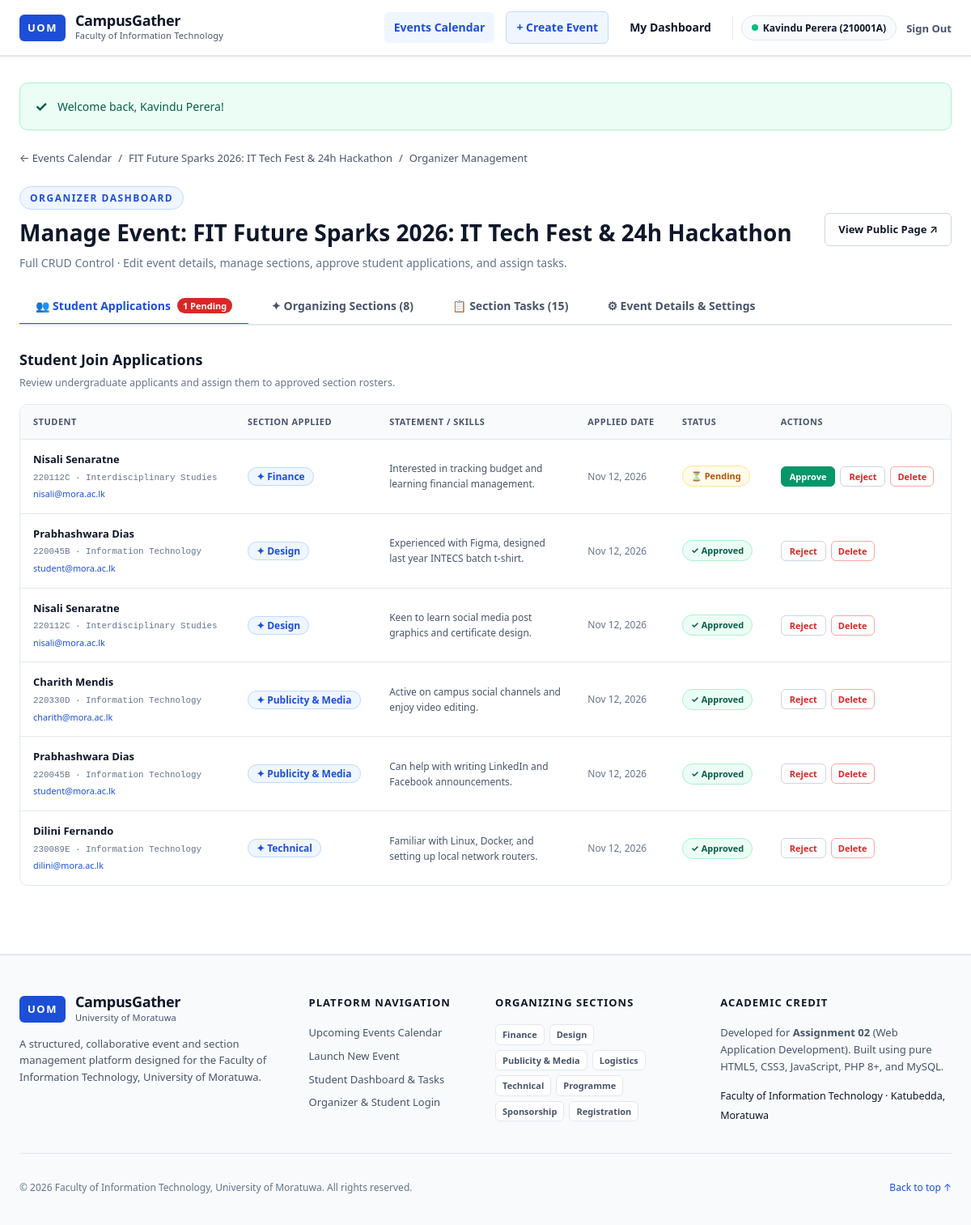
The page /manage-event.php?id=1 (signed in) on the database its author committed.
### tables this page shows
CREATE TABLE users (
    id INT UNSIGNED AUTO_INCREMENT PRIMARY KEY,
    name VARCHAR(120) NOT NULL,
    student_id VARCHAR(30) NOT NULL UNIQUE,
    email VARCHAR(190) NOT NULL UNIQUE,
    password_hash VARCHAR(255) NOT NULL,
    department VARCHAR(120) DEFAULT 'Faculty of Information Technology',
    role ENUM('student', 'admin') DEFAULT 'student',
    created_at TIMESTAMP DEFAULT CURRENT_TIMESTAMP
);

CREATE TABLE events (
    id INT UNSIGNED AUTO_INCREMENT PRIMARY KEY,
    title VARCHAR(160) NOT NULL,
    category VARCHAR(50) NOT NULL,
    society VARCHAR(120) NOT NULL,
    starts_at DATETIME NOT NULL,
    venue VARCHAR(160) NOT NULL,
    organiser_name VARCHAR(120) NOT NULL,
    contact_email VARCHAR(190) NOT NULL,
    contact_phone VARCHAR(50) DEFAULT NULL,
    join_deadline DATE NOT NULL,
    status ENUM('Planning', 'Open for joining', 'In progress', 'Completed', 'Cancelled') DEFAULT 'Open for joining',
    description TEXT NOT NULL,
    created_by INT UNSIGNED NOT NULL,
    created_at TIMESTAMP DEFAULT CURRENT_TIMESTAMP,
    INDEX (starts_at),
    INDEX (category),
    INDEX (status),
    FOREIGN KEY (created_by) REFERENCES users(id) ON DELETE CASCADE
);

CREATE TABLE section_members (
    id INT UNSIGNED AUTO_INCREMENT PRIMARY KEY,
    section_id INT UNSIGNED NOT NULL,
    user_id INT UNSIGNED NOT NULL,
    applicant_note TEXT DEFAULT NULL,
    status ENUM('pending', 'approved', 'rejected') DEFAULT 'pending',
    applied_at TIMESTAMP DEFAULT CURRENT_TIMESTAMP,
    decided_at DATETIME DEFAULT NULL,
    UNIQUE KEY uq_section_user (section_id, user_id),
    FOREIGN KEY (section_id) REFERENCES sections(id) ON DELETE CASCADE,
    FOREIGN KEY (user_id) REFERENCES users(id) ON DELETE CASCADE
);

CREATE TABLE sections (
    id INT UNSIGNED AUTO_INCREMENT PRIMARY KEY,
    event_id INT UNSIGNED NOT NULL,
    name VARCHAR(100) NOT NULL,
    description TEXT NOT NULL,
    leader_name VARCHAR(120) NOT NULL,
    leader_email VARCHAR(190) DEFAULT NULL,
    responsibilities TEXT NOT NULL,
    useful_skills VARCHAR(255) DEFAULT NULL,
    member_limit INT UNSIGNED DEFAULT 10,
    joining_status ENUM('Open', 'Closed') DEFAULT 'Open',
    resources TEXT DEFAULT NULL,
    created_at TIMESTAMP DEFAULT CURRENT_TIMESTAMP,
    FOREIGN KEY (event_id) REFERENCES events(id) ON DELETE CASCADE
);

### manage-event.php (the view, shortened to what the rows shown need)
<?php
require_once __DIR__ . '/includes/app.php';
$user = require_login('Please sign in to manage this event.');
$eventId = (int)($_GET['id'] ?? 0);
$stmt = $db->prepare('SELECT * FROM events WHERE id = ?');
$stmt->execute([$eventId]);
$event = $stmt->fetch();
$appsStmt = $db->prepare('
    SELECT sm.*, s.name AS section_name, u.name AS user_name, u.student_id, u.email AS user_email, u.department
    FROM section_members sm
    JOIN sections s ON sm.section_id = s.id
    JOIN users u ON sm.user_id = u.id
    WHERE s.event_id = ?
    ORDER BY sm.status = "pending" DESC, sm.applied_at DESC
');
$appsStmt->execute([$eventId]);
$applications = $appsStmt->fetchAll();
header_view('Manage ' . $event['title'], 'events');
?>
<div class="breadcrumb">
    <a href="index.php">← Events Calendar</a>
    <span>/</span>
    <a href="event.php?id=<?=$eventId?>"><?=h($event['title'])?></a>
    <span>/</span>
    <span>Organizer Management</span>
</div>
<div class="hero-top" style="margin-bottom:20px;">
    <div>
        <span class="eyebrow">ORGANIZER DASHBOARD</span>
        <h1 style="font-size:28px; font-weight:800; margin:6px 0 4px; color:#0f172a;">
            Manage Event: <?=h($event['title'])?>
        </h1>
        <p style="color:#64748b; font-size:14px; margin:0;">
            Full CRUD Control · Edit event details, manage sections, approve student applications, and assign tasks.
        </p>
    </div>
</div>
<div class="tabs-container">
    <div class="tab-pane active" id="tab-applications">
        <div style="display:flex; justify-content:space-between; align-items:center; margin-bottom:16px;">
            <div>
                <h2 style="font-size:18px; font-weight:800; margin:0; color:#0f172a;">Student Join Applications</h2>
            </div>
        </div>
        <?php if (empty($applications)): ?>
            <div style="background:#ffffff; border:1px dashed #cbd5e1; border-radius:8px; padding:36px; text-align:center; color:#64748b;">
                No students have applied to join organizing sections for this event yet.
            </div>
        <?php else: ?>
            <div class="data-table-wrap">
                <table class="data-table">
                    <thead>
                        <tr>
                            <th>Student</th>
                            <th>Section Applied</th>
                            <th>Statement / Skills</th>
                            <th>Applied Date</th>
                            <th>Status</th>
                            <th>Actions</th>
                        </tr>
                    </thead>
                    <tbody>
                        <?php foreach ($applications as $app): ?>
                            <tr>
                                <td>
                                    <strong><?=h($app['user_name'])?></strong><br>
                                    <small style="font-family:var(--font-mono); color:#64748b;"><?=h($app['student_id'])?> · <?=h($app['department'])?></small><br>
                                    <small><a href="mailto:<?=h($app['user_email'])?>"><?=h($app['user_email'])?></a></small>
                                </td>
                                <td>
                                    <span class="sections-pill">✦ <?=h($app['section_name'])?></span>
                                </td>
                                <td style="max-width:240px; font-size:12px; color:#475569;">
                                    <?=h($app['applicant_note'] ?: 'No statement provided.')?>
                                </td>
                                <td style="font-size:12px; color:#64748b; white-space:nowrap;">
                                    <?=h((new DateTime($app['applied_at']))->format('M d, Y'))?>
                                </td>
                                <td>
                                    <?php if ($app['status'] === 'approved'): ?>
                                        <span class="badge" style="background:#ecfdf5; color:#065f46; border:1px solid #a7f3d0;">✓ Approved</span>
                                    <?php elseif ($app['status'] === 'pending'): ?>
                                        <span class="badge" style="background:#fffbeb; color:#b45309; border:1px solid #fde68a;">⏳ Pending</span>
                                    <?php else: ?>
                                        <span class="badge" style="background:#fef2f2; color:#991b1b; border:1px solid #fecaca;">✕ Rejected</span>
                                    <?php endif; ?>
                                </td>
                                <td style="white-space:nowrap;">
                                    <div style="display:flex; gap:6px;">
                                        <?php if ($app['status'] !== 'approved'): ?>
                                            <form method="post" action="manage-event.php?id=<?=$eventId?>" style="margin:0;">
                                                <button type="submit" class="btn-primary" style="padding:4px 10px; font-size:11px; background:#059669; border-color:#059669;">
                                                    Approve
                                                </button>
                                            </form>
                                        <?php endif; ?>
                                        <?php if ($app['status'] !== 'rejected'): ?>
                                            <form method="post" action="manage-event.php?id=<?=$eventId?>" style="margin:0;">
                                                <button type="submit" class="btn-secondary" style="padding:4px 10px; font-size:11px; color:#dc2626;">
                                                    Reject
                                                </button>
                                            </form>
                                        <?php endif; ?>
                                        <form method="post" action="delete.php" data-confirm="Remove this student application record completely?" style="margin:0;">
                                            <button type="submit" class="btn-danger" style="padding:4px 8px; font-size:11px;">
                                                Delete
                                            </button>
                                        </form>
                                    </div>
                                </td>
                            </tr>
                        <?php endforeach; ?>
                    </tbody>
                </table>
            </div>
        <?php endif; ?>
    </div>
</div>
<?php footer_view(); ?>

### includes/app.php (shortened to what the rows shown need)
<?php
$config = require __DIR__ . '/../config.php';
try {
    $db = new PDO(
        "mysql:host={$config['host']};port={$config['port']};dbname={$config['database']};charset=utf8mb4",
        $config['username'],
        $config['password'],
        [
            PDO::ATTR_ERRMODE => PDO::ERRMODE_EXCEPTION,
            PDO::ATTR_DEFAULT_FETCH_MODE => PDO::FETCH_ASSOC,
            PDO::ATTR_EMULATE_PREPARES => false,
        ]
    );
    $db->exec("SET time_zone = '+05:30'");
} catch (PDOException $e) {
    http_response_code(503);
    ?>
    <!doctype html>
    <html lang="en">
    <head>
        <meta charset="utf-8">
        <title>Database Setup Required · Campus Gather</title>
        <link rel="stylesheet" href="assets/style.css">
    </head>
    <body style="background:#f8fafc; font-family:system-ui,-apple-system,sans-serif; padding:40px 20px;">
        <div style="max-width:680px; margin:40px auto; background:#ffffff; border:1px solid #e2e8f0; border-radius:12px; padding:32px; box-shadow:0 4px 6px -1px rgba(0,0,0,0.05);">
            <div style="display:inline-block; padding:4px 10px; background:#eff6ff; color:#1d4ed8; font-weight:700; font-size:12px; border-radius:999px; letter-spacing:1px; margin-bottom:16px;">LOCAL SERVER SETUP</div>
            <h1 style="color:#0f172a; margin:0 0 16px 0; font-size:26px;">Database Not Found or Offline</h1>
            <p style="color:#475569; line-height:1.6; margin-bottom:20px;">PHP cannot connect to MySQL with the current settings in <code>config.php</code>. Error: <em><?=htmlspecialchars($e->getMessage(), ENT_QUOTES, 'UTF-8')?></em></p>
            <div style="background:#f1f5f9; padding:20px; border-radius:8px; font-size:14px; line-height:1.7; color:#334155;">
                <strong>Quick Fix for XAMPP:</strong>
                <ol style="margin:10px 0 0 20px; padding:0;">
                    <li>Open XAMPP Control Panel and start <strong>MySQL</strong> and <strong>Apache</strong>.</li>
                    <li>Open <a href="http://localhost/phpmyadmin/" target="_blank" style="color:#1d4ed8; text-decoration:underline;">phpMyAdmin</a>.</li>
                    <li>Click <strong>Import</strong> tab at the top and select <code>database.sql</code> from this project folder.</li>
                    <li>Check that <code>config.php</code> matches your local credentials (default: username <code>root</code>, blank password).</li>
                    <li>Refresh this page.</li>
                </ol>
            </div>
        </div>
    </body>
    </html>
    <?php
    exit;
}
function h($value): string {
    return htmlspecialchars((string)($value ?? ''), ENT_QUOTES, 'UTF-8');
}
function current_user(): ?array {
    global $db;
    static $cachedUser = null;
    if ($cachedUser !== null) {
        return $cachedUser;
    }
    $stmt = $db->prepare('SELECT id, name, student_id, email, department, role FROM users WHERE id = ?');
    $stmt->execute([(int)$_SESSION['user_id']]);
    $user = $stmt->fetch();
    $cachedUser = $user;
    return $cachedUser;
}
function require_login(string $redirectMessage = 'Please sign in to continue.'): array {
    $user = current_user();
    return $user;
}
function header_view(string $title, string $active = ''): void {
    $user = current_user();
    ?>
<!doctype html>
<html lang="en">
<head>
    <link rel="stylesheet" href="assets/style.css">
</head>
<body>
    <header class="navbar">
        <div class="nav-container">
            <nav class="nav-links" aria-label="Main Navigation">
                <?php if ($user): ?>
                    <a href="my-dashboard.php" class="<?=$active === 'dashboard' ? 'active' : ''?>">My Dashboard</a>
                    <div class="user-menu">
                        <span class="user-pill" title="<?=h($user['department'])?>">
                            <span class="status-dot"></span>
                            <?=h($user['name'])?> (<?=h($user['student_id'])?>)
                        </span>
                        <form action="logout.php" method="post" style="display:inline; margin:0;">
                            <button type="submit" class="btn-link">Sign Out</button>
                        </form>
                    </div>
                <?php else: ?>
                    <a href="login.php" class="btn-nav-login <?=$active === 'login' ? 'active' : ''?>">Sign In</a>
                    <a href="register.php" class="btn-nav-register <?=$active === 'register' ? 'active' : ''?>">Register</a>
                <?php endif; ?>
            </nav>
        </div>
    </header>
    <main class="page-container">
    <?php
}
function footer_view(): void {
    ?>
    </main>
</body>
</html>
    <?php
}

### rows shown on the page
users: name "Kavindu Perera", student "210001A"
events: title "FIT Future Sparks 2026: IT Tech Fest & 24h Hackathon"
section_members: user.name "Nisali Senaratne", user.student_id "220112C", user.department "Interdisciplinary Studies", user.email "nisali@mora.ac.lk", section.name "Finance", applicant_note "Interested in tracking budget and learning financial management.", applied_at "Nov 12, 2026", status "⏳ Pending"
section_members: user.name "Prabhashwara Dias", user.student_id "220045B", user.department "Information Technology", user.email "student@mora.ac.lk", section.name "Design", applicant_note "Experienced with Figma, designed last year INTECS batch t-shirt.", applied_at "Nov 12, 2026", status "✓ Approved"
section_members: user.name "Nisali Senaratne", user.student_id "220112C", user.department "Interdisciplinary Studies", user.email "nisali@mora.ac.lk", section.name "Design", applicant_note "Keen to learn social media post graphics and certificate design.", applied_at "Nov 12, 2026", status "✓ Approved"
section_members: user.name "Charith Mendis", user.student_id "220330D", user.department "Information Technology", user.email "charith@mora.ac.lk", section.name "Publicity & Media", applicant_note "Active on campus social channels and enjoy video editing.", applied_at "Nov 12, 2026", status "✓ Approved"
section_members: user.name "Prabhashwara Dias", user.student_id "220045B", user.department "Information Technology", user.email "student@mora.ac.lk", section.name "Publicity & Media", applicant_note "Can help with writing LinkedIn and Facebook announcements.", applied_at "Nov 12, 2026", status "✓ Approved"
section_members: user.name "Dilini Fernando", user.student_id "230089E", user.department "Information Technology", user.email "dilini@mora.ac.lk", section.name "Technical", applicant_note "Familiar with Linux, Docker, and setting up local network routers.", applied_at "Nov 12, 2026", status "✓ Approved"

### other values the page prints
$flash['message'] "Welcome back, Kavindu Perera!"
$pendingCount "1"
count($sections) "8"
count($allTasks) "15"
